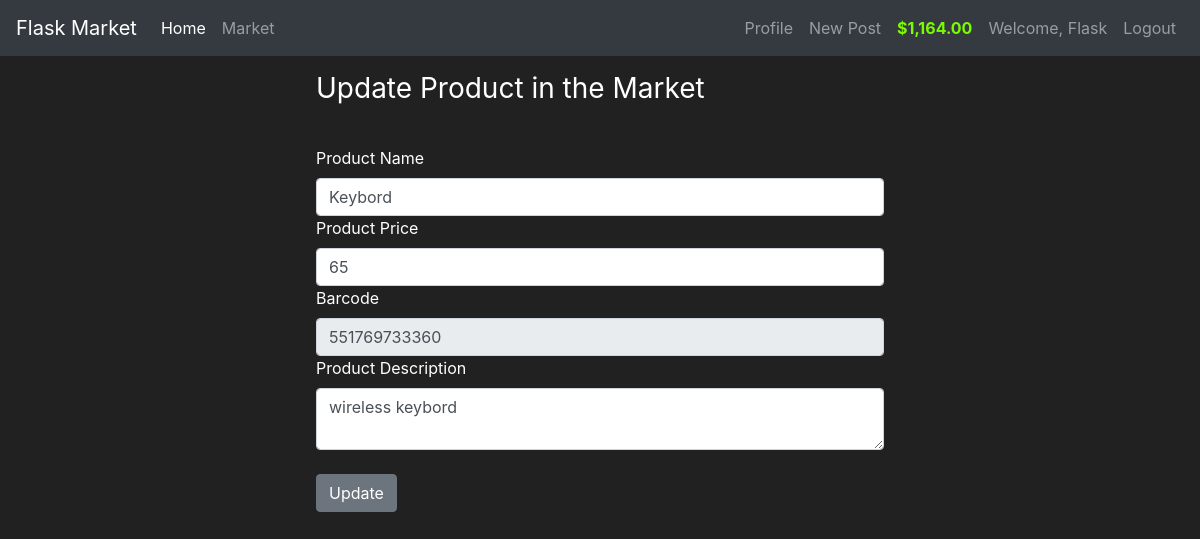
Screenshot of /post/update/9 (signed in) with the database file from the repository.
### market/models.py (models this page shows, shortened)
class User(db.Model, UserMixin):
    id = db.Column(db.Integer(), primary_key=True)
    username = db.Column(db.String(length=30), nullable=False, unique=True)
    email = db.Column(db.String(length=50), nullable=True, unique=True)
    password_hash = db.Column(db.String(length=60), nullable=True)
    budget = db.Column(db.Integer(), nullable=True, default=1000)
    items = db.relationship('Item', backref='owned_user', lazy=True)
    @property
    def password(self):
        return self.password
    @property
    def prettier_budget(self):
        if len(str(self.budget)) >= 4:
            return f'${str(self.budget)[:-3]},{str(self.budget)[-3:]}.00'
        else:
            return f'${str(self.budget)}.00'

class Item(db.Model):
    id = db.Column(db.Integer(), primary_key=True)
    name = db.Column(db.String(length=30), nullable=False, unique=True)
    price = db.Column(db.Integer(), nullable=False)
    barcode = db.Column(db.String(length=12), nullable=False, unique=True)
    description = db.Column(db.String(length=1024), nullable=False)
    possesion = db.Column(db.Integer(), db.ForeignKey('user.id'))
    date = db.Column(db.DateTime(), default=datetime.now())
    owner = db.Column(db.Integer())

### market/routes.py (the view, shortened to what this page needs)
@app.route('/post/update/<int:post_id>', methods=['GET', 'POST'])
@login_required
def update_post(post_id):
    edit_post = Item.query.get_or_404(post_id)
    if edit_post.owner == current_user.id and request.method == 'GET':
        form = PostForm()
        form.description.data = edit_post.description
        return render_template('updatePost.html', form=form, edit_post=edit_post)

### market/forms.py
class PostForm(FlaskForm):
    product_name = StringField(label='Product Name', validators=[Length(min=1, max=30), DataRequired()])
    product_price = IntegerField(label='Product Price', validators=[Length(min=1, max=30), DataRequired()])
    barcode = StringField(label='Barcode', validators=[DataRequired()])
    description = TextAreaField(label='Product Description', validators=[Optional(), Length(max=200)])
    submit = SubmitField(label='Post')

### market/models.py (called while the page is built)
@login_manager.user_loader
def load_user(user_id):
    return User.query.get(int(user_id))

### market/templates/updatePost.html (shortened to what this page needs)
{% extends 'base.html' %}
{% block content %}
<div class="container w-50 p-3">
    <form method="POST" class="form-register" style="color:white">
        <h1 class="h3 mb-3 font-weight-normal">
            Update Product in the Market
        </h1>
        <br>
        {{ form.product_name.label() }}
        {{ form.product_name(class='form-control', placeholder='Product Name', value=edit_post.name ) }}
        {{ form.product_price.label() }}
        {{ form.product_price(class='form-control', placeholder='Product Price', value=edit_post.price) }}
        {{ form.barcode.label() }}
        {{ form.barcode(class='form-control', placeholder='Barcode', value=edit_post.barcode, disabled=true) }}
        {{ form.description.label() }}
        {{ form.description(class='form-control') }}
        <br>
        <input class="btn btn-secondary" id="submit" name="submit" type="submit" value="Update">
    </form>
</div>
{% endblock content %}

### market/templates/base.html (shortened to what this page needs)
<!DOCTYPE html5>
<html lang="en">
  <head>
    <link rel="stylesheet" href="https://cdn.jsdelivr.net/npm/bootstrap@4.5.3/dist/css/bootstrap.min.css">
  </head>
  <body>
    <nav class="navbar navbar-expand-md navbar-dark bg-dark">
        <a class="navbar-brand" href="#">Flask Market</a>
        <div class="collapse navbar-collapse" id="navbarNav">
            <ul class="navbar-nav mr-auto">
                <li class="nav-item active">
                    <a class="nav-link" href="{{ url_for('home_page') }}">
                        Home <span class="sr-only">(current)</span>
                    </a>
                </li>
                <li class="nav-item">
                    <a class="nav-link" href="{{ url_for('market_page') }}">
                        Market
                    </a>
                </li>
            </ul>
            {% if current_user.is_authenticated %}
                <ul class="navbar-nav">
                    <li class="nav-item">
                        <a class="nav-link" href="{{ url_for('profile') }}">
                            Profile
                        </a>
                    </li>
                    <li class="nav-item">
                        <a class="nav-link" href="{{ url_for('post') }}">
                            New Post
                        </a>
                    </li>
                    <li class="nav-item">
                        <a class="nav-link" style="color: lawngreen; font-weight: bold">
                            {{ current_user.prettier_budget }}
                        </a>
                    </li>
                    <li class="nav-item">
                        <a class="nav-link">
                            Welcome, {{ current_user.username }}
                        </a>
                    </li>
                    <li class="nav-item">
                        <a class="nav-link" href="{{ url_for('logout') }}">
                            Logout
                        </a>
                    </li>
                </ul>
            {% endif %}
        </div>
    </nav>
    {% block content %}
    {% endblock %}
  </body>
</html>

### market/templates/base.html (style rules this page uses)
body { background-color: #212121; color: white; }

### rows the page displays
User: prettier_budget "$1,164.00", username "Flask"
Item: barcode "551769733360", description "wireless keybord"
